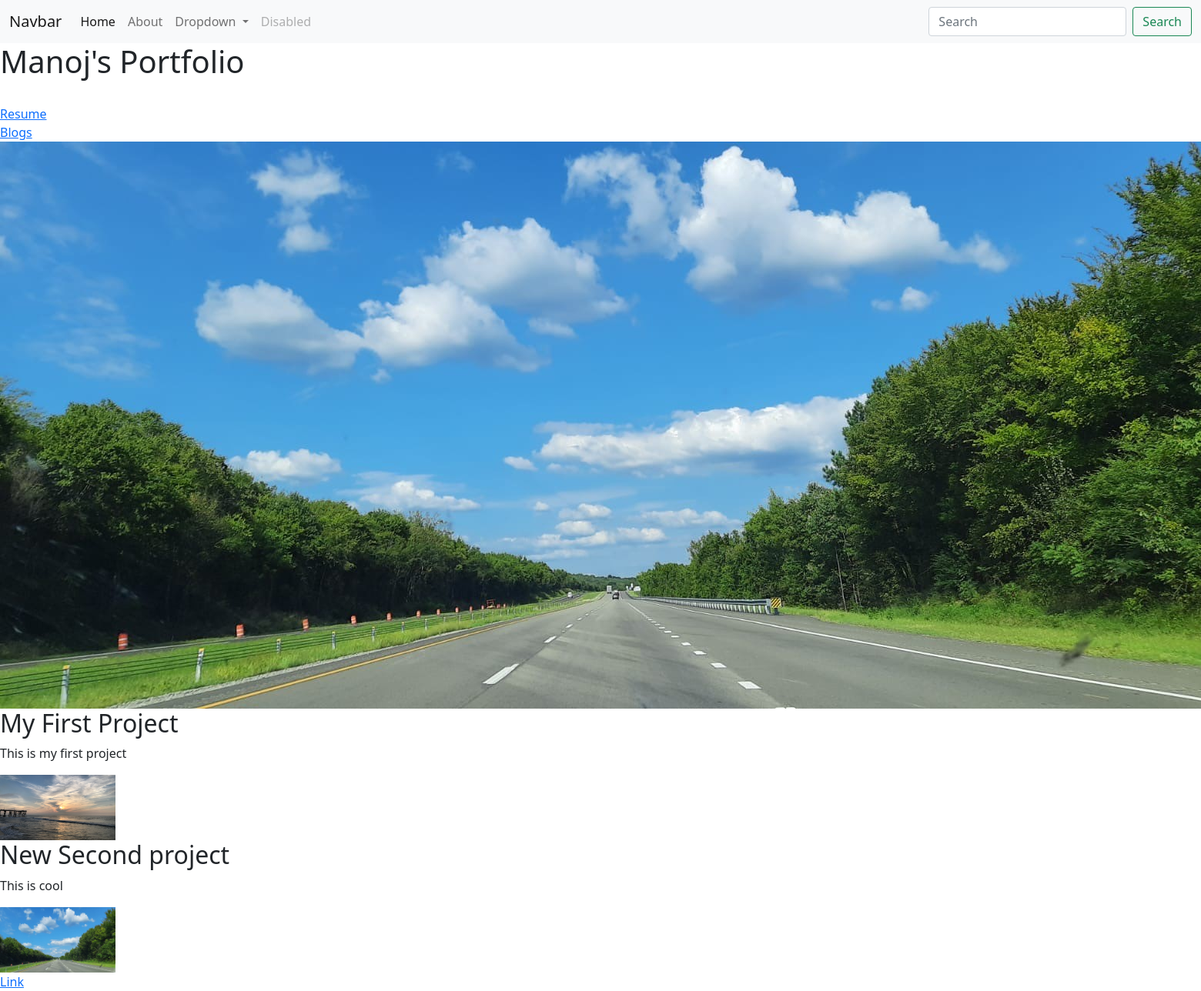
The page / on the database its author committed.
### portfolio/models.py (models this page shows, shortened)
class Project(models.Model):
    title = models.CharField(max_length=100)
    description = models.CharField(max_length=250)
    image = models.ImageField(upload_to='portfolio/images/')
    url = models.URLField(blank=True)

### portfolio/views.py (the view)
# urls.py: 2. Add a URL to urlpatterns:  path('', views.home, name='home')
def home(request):
    projects = Project.objects.all()
    return render(request, 'portfolio/home.html', {'projects':projects})

### portfolio/templates/portfolio/home.html
{% extends "portfolio/base.html" %}
{% block content %}
<h1> Manoj's Portfolio </h1>
{% load static %}
<br>
<a href="{% static 'portfolio/tj.pdf' %}"> Resume </a>
<br>
<a href="{% url 'blog:all_blogs' %}"> Blogs </a>
<br>
<img src="{% static 'portfolio/top.jpg' %}">
{% for project in projects %}
  <h2> {{ project.title }} </h2>
  <p>{{ project.description }}</p>
  <img src="{{ project.image.url }}" height=85 width=150>
  {% if project.url %}
  <br>
  <a href="{{ project.url }}"> Link </a>
  {% endif %}
{% endfor %}
{% endblock %}

### portfolio/templates/portfolio/base.html (shortened to what this page needs)
<!doctype html>
<html lang="en">
  <head>
    <link href="https://cdn.jsdelivr.net/npm/bootstrap@5.0.0-beta1/dist/css/bootstrap.min.css" rel="stylesheet">
  </head>
  <body>
    <nav class="navbar navbar-expand-lg navbar-light bg-light">
      <div class="container-fluid">
        <a class="navbar-brand" href="#">Navbar</a>
        <div class="collapse navbar-collapse" id="navbarSupportedContent">
          <ul class="navbar-nav me-auto mb-2 mb-lg-0">
            <li class="nav-item">
              <a class="nav-link active" aria-current="page" href="#">Home</a>
            </li>
            <li class="nav-item">
              <a class="nav-link" href="#">About</a>
            </li>
            <li class="nav-item dropdown">
              <a class="nav-link dropdown-toggle" href="#" id="navbarDropdown" role="button" data-bs-toggle="dropdown" aria-expanded="false">
                Dropdown
              </a>
            </li>
            <li class="nav-item">
              <a class="nav-link disabled" href="#" tabindex="-1" aria-disabled="true">Disabled</a>
            </li>
          </ul>
          <form class="d-flex">
            <input class="form-control me-2" type="search" placeholder="Search" aria-label="Search">
            <button class="btn btn-outline-success" type="submit">Search</button>
          </form>
        </div>
      </div>
    </nav>
    {% block content %} {% endblock %}
  </body>
</html>

### rows shown on the page
Project: title "My First Project", description "This is my first project", image (picture)
Project: title "New Second project", description "This is cool", image (picture)
